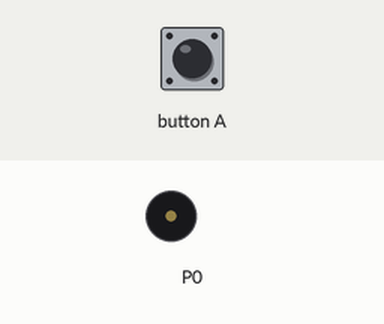
Simulated run of this program. Board: BBC micro:bit (MakeCode). On the bench: buzzer (waves = sounding). The inputs (shaded band) are chosen by the test bench.

Above: at 1.2 s.
1.3 s: button A pressed for 0.15 s
At 2.6 s:
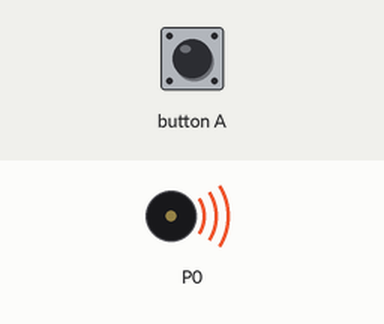
Timing chart, 0 to 5.2 s (numbered marks = the images above; inputs shaded):
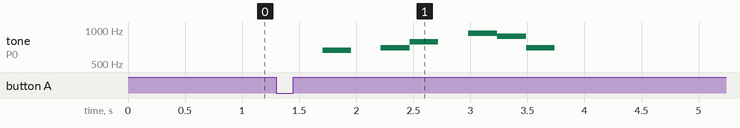

Measured:
- after the input at 1.3 s, tone on P0: plays 659 Hz for 0.25 s, 698 Hz for 0.26 s, 784 Hz for 0.25 s, 932 Hz for 0.26 s, 880 Hz for 0.26 s, 698 Hz for 0.25 s, starting after 0.41 s

The program:

main.ts
```typescript
input.onButtonPressed(Button.A, function () {
    music.rest(music.beat(BeatFraction.Half))
    music.playTone(659, music.beat(BeatFraction.Half))
    music.rest(music.beat(BeatFraction.Half))
    music.playTone(698, music.beat(BeatFraction.Half))
    music.playTone(784, music.beat(BeatFraction.Half))
    music.rest(music.beat(BeatFraction.Half))
    music.playTone(932, music.beat(BeatFraction.Half))
    music.playTone(880, music.beat(BeatFraction.Half))
    music.playTone(698, music.beat(BeatFraction.Half))
})
```

test.ts
```typescript
// testes vão aqui; isto não será compilado quando este pacote for usado como uma extensão.
```
